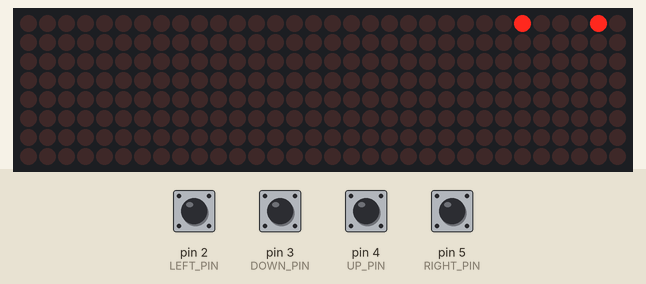
Bench run of a sketch on a simulated Arduino Uno, built with avr-gcc and run on an emulated ATmega328P. Shown: 32×8 LED matrix. Inputs (shaded band) come from the test bench; at power-on: pin 2 (LEFT_PIN), pin 3 (DOWN_PIN), pin 4 (UP_PIN), pin 5 (RIGHT_PIN) LOW. Random numbers use the default seed unless the sketch sets one; what the sketch prints to the serial monitor is not drawn.

Above: at 1.3 s.
1.4 s: pin 2 (LEFT_PIN) pulled HIGH for 0.15 s
At 2.6 s:
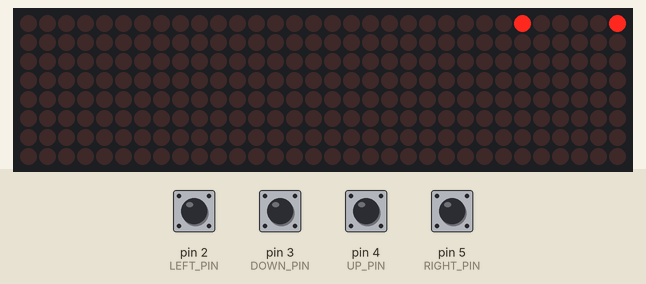
3.0 s: pin 5 (RIGHT_PIN) pulled HIGH for 0.15 s
6.1 s: pin 4 (UP_PIN) pulled HIGH for 0.15 s
9.2 s: pin 3 (DOWN_PIN) pulled HIGH for 0.15 s
12.3 s: pin 5 (RIGHT_PIN) pulled HIGH for 1 s
16.3 s: pin 4 (UP_PIN) pulled HIGH for 1 s
Timing chart, 0 to 19.3 s (numbered marks = the images above; inputs shaded):
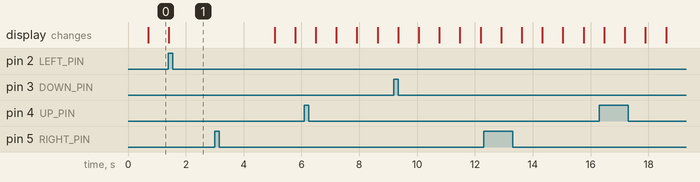

The sketch:

new.ino
```cpp
//#include <MD_Parola.h>
#include <MD_MAX72xx.h>
#include <SPI.h>
#include "Snake.h"
#include "Point.h"

#define MAX_DEVICES 4
#define CLK_PIN 13
#define DATA_PIN 11
#define CS_PIN 10

#define DEFAULT_ZONE 0
#define DISPLAY_TEXT "Hello World"

#define MAX_Y 31
#define MAX_X 7

#define LEFT_PIN 2
#define DOWN_PIN 3
#define UP_PIN 4
#define RIGHT_PIN 5

#define LOOP_COUNT_TRIGGER 70 //uint8_t size

Point generateRandomLocation() {
  return Point((uint8_t) random(0, MAX_X), (uint8_t) random(0, MAX_Y));
}

// Hardware SPI connection
//MD_Parola P = MD_Parola(CS_PIN, MAX_DEVICES);
MD_MAX72XX mdMax = MD_MAX72XX(CS_PIN, MAX_DEVICES);
Snake snake = Snake();
Point foodLocation = generateRandomLocation();

int x = 0;
int y = 0;
int val = 0;

uint8_t loopCounter = 0;

void setup(void)
{
  Serial.begin(9600);
  mdMax.begin();
  pinMode(LEFT_PIN, INPUT);
  pinMode(DOWN_PIN, INPUT);
  pinMode(UP_PIN, INPUT);
  pinMode(RIGHT_PIN, INPUT);

  mdMax.setPoint(foodLocation.getX(), foodLocation.getY(), true);
}

void updateDirection() {
  if (digitalRead(RIGHT_PIN) == HIGH) {
    snake.update(1, 0);
  } else if (digitalRead(LEFT_PIN) == HIGH) {
    snake.update(-1, 0);
  } else if (digitalRead(UP_PIN) == HIGH) {
    snake.update(0, 1);
  } else if (digitalRead(DOWN_PIN) == HIGH) {
    snake.update(0, -1);
  }
}

void moveSnake() {
  uint8_t snakeBodyCount = snake.getBodyCount();
  Serial.print(snakeBodyCount);
  mdMax.setPoint(snake.getBody()[snakeBodyCount-1].getX(), snake.getBody()[snakeBodyCount-1].getY(), false);
  snake.move();
  mdMax.setPoint(snake.getLocation().getX(), snake.getLocation().getY(), true);
}

bool isSnakeOnFood() {
  Point snakeLocation = snake.getLocation();
  return snakeLocation.equals(foodLocation);
}

bool isLocationInsideSnake(Point location) {
  bool locationInsideSnake = false;

  Point * snakeBody = snake.getBody();
  uint8_t snakeBodyCount = snake.getBodyCount();

  for (uint8_t i = 0; i < snakeBodyCount; i++) {
    if (snakeBody[i].equals(location)) {
      locationInsideSnake = true;
      break;
    }
  }

  return locationInsideSnake;
}

bool isSnakeInsideField() {
  Point snakeLocation = snake.getLocation();
  bool isInXBounds = snakeLocation.getX() < MAX_X && snakeLocation.getX() >= 0;
  bool isInYBounds = snakeLocation.getY() < MAX_Y && snakeLocation.getY() >= 0;
  return isInXBounds && isInYBounds;
}

void createNewFood() {
  Point possibleFoodLocation = generateRandomLocation();
  while(isLocationInsideSnake(possibleFoodLocation)) {
    Point possibleFoodLocation = generateRandomLocation();
  }

  foodLocation = possibleFoodLocation;
  mdMax.setPoint(foodLocation.getX(), foodLocation.getY(), true);
}

bool isSnakeEatingItself() {
  Point snakeLocation = snake.getLocation();
  Point * snakeBody = snake.getBody();
  uint8_t snakeBodyCount = snake.getBodyCount();

  bool isSnakeEatingItself = false;

  for (uint8_t i = 1; i < snakeBodyCount; i++) {
    if (snakeBody[i].equals(snakeLocation)) {
      isSnakeEatingItself = true;
      break;
    }
  }

  return isSnakeEatingItself;
}

void loop(void)
{
  updateDirection();

  if (loopCounter >= LOOP_COUNT_TRIGGER) {
    moveSnake();

    if (isSnakeOnFood()) {
      snake.eat();
      createNewFood();
    }

    loopCounter = 0;
  } else {
    loopCounter++;
  }

  if (!isSnakeInsideField() || isSnakeEatingItself()) {
    mdMax.setPoint(0, 0, true);
  }

  // Point * snakeBody = snake.getBody();
  // uint8_t snakeBodyCount = snake.getBodyCount();

  delay(10);
}
```

Point.cpp
```cpp
#include "Point.h"
#include "Arduino.h"

Point::Point() {

}

Point::Point(int8_t xValue, int8_t yValue) {
  x = xValue;
  y = yValue;
}

Point::~Point() {

}

int8_t Point::getX() {
  return x;
}

int8_t Point::getY() {
  return y;
}

void Point::setX(int8_t xValue) {
  x = xValue;
}

void Point::setY(int8_t yValue) {
  y = yValue;
}

bool Point::equals(Point otherPoint) {
  return x == otherPoint.getX() && y == otherPoint.getY();
}
```

Point.h
```cpp
#ifndef _POINT_H_INCLUDED_
#define _POINT_H_INCLUDED_

#include <Arduino.h>

class Point {
  private:
    int8_t x;
    int8_t y;
  public:
    Point();
    Point(int8_t xValue, int8_t yValue);
    ~Point();
    int8_t getX();
    int8_t getY();
    void setX(int8_t xValue);
    void setY(int8_t yValue);
    bool equals(Point otherPoint);
};

#endif
```

Snake.cpp
```cpp
#include "Snake.h"

Snake::Snake() : location(0,0), speed(0,1){
  body = (Point *) malloc(1 * sizeof(Point));
  body[0] = location;
  bodyCount = (uint8_t) 1;
}

Snake::~Snake() {
}

void Snake::update(int8_t xSpeed, int8_t ySpeed) {
  speed.setX(xSpeed);
  speed.setY(ySpeed);
}

void Snake::move() {
  int8_t newX = location.getX() + speed.getX();
  int8_t newY = location.getY() + speed.getY();

  location.setX(newX);
  location.setY(newY);

  Point newLocation(newX, newY);

  Point prevPosition;
  for (uint8_t i = 0; i < bodyCount; i++) {
    prevPosition = body[i];
    body[i] = newLocation;
    newLocation = prevPosition;
  }
}

void Snake::eat() {
  body = (Point *) realloc(body, ++bodyCount * sizeof(Point));
}

Point Snake::getLocation() {
  return location;
}

Point* Snake::getBody() {
  return body;
}

uint8_t Snake::getBodyCount() {
  return bodyCount;
}
```

Snake.h
```cpp
#ifndef _SNAKE_H_INCLUDED_
#define _SNAKE_H_INCLUDED_

#include "Point.h"
#include "Arduino.h"

class Snake {
  private:
    Point location;
    Point speed;
    Point * body;
    uint8_t bodyCount;
  public:
    Snake();
    ~Snake();
    void update(int8_t xSpeed, int8_t ySpeed);
    void move();
    void eat();
    void increase(Point** array);
    Point getLocation();
    Point * getBody();
    uint8_t getBodyCount();
};

#endif
```
